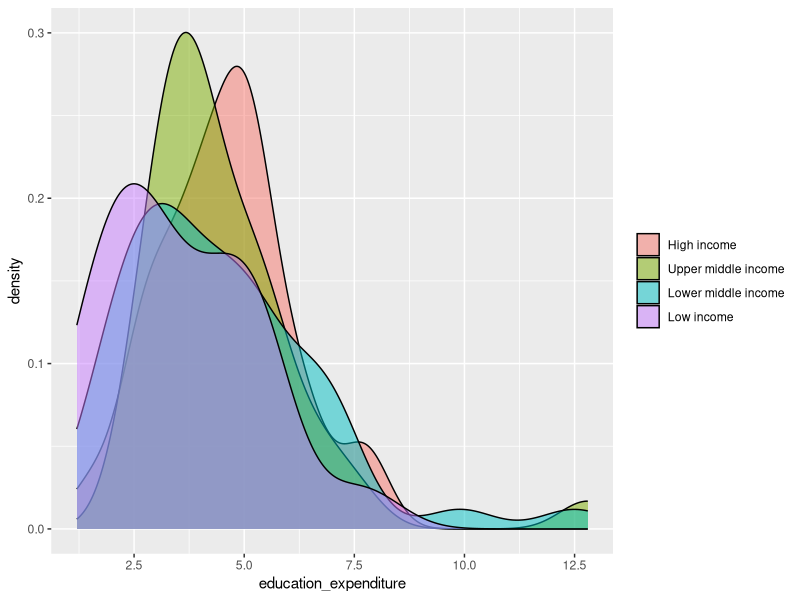
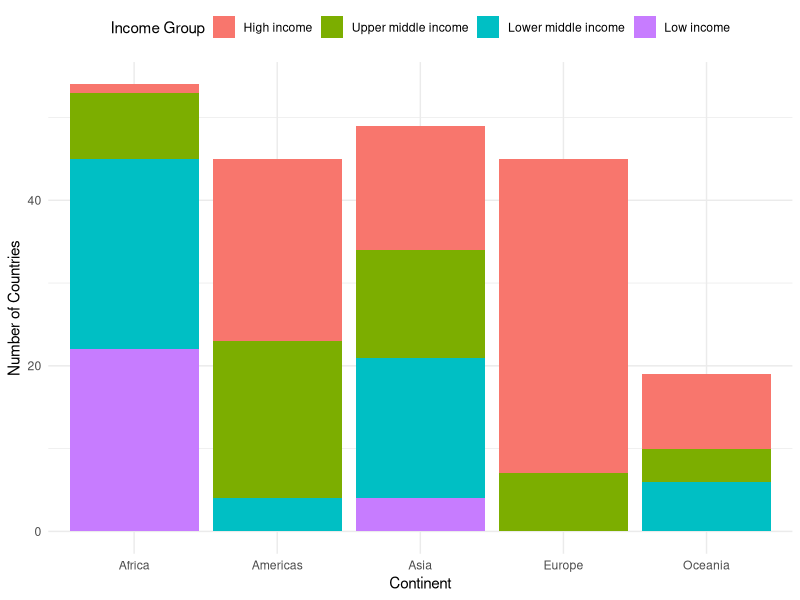
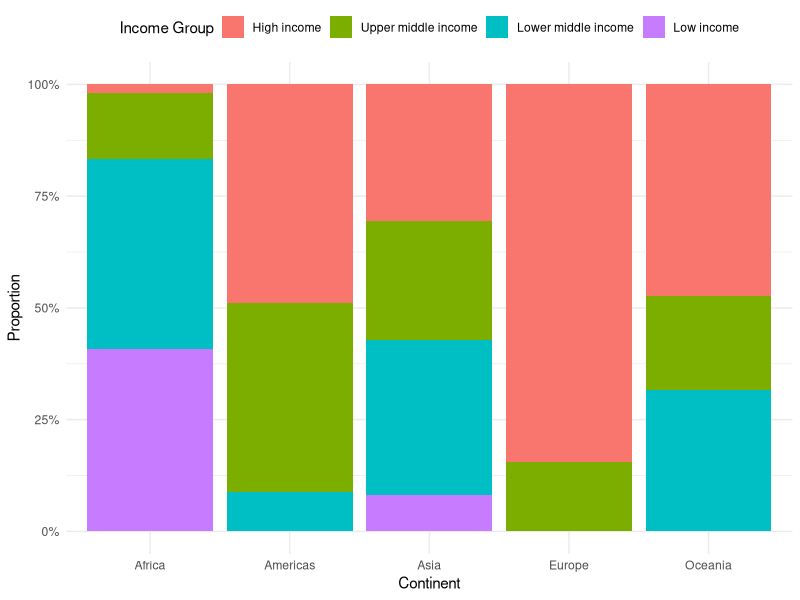
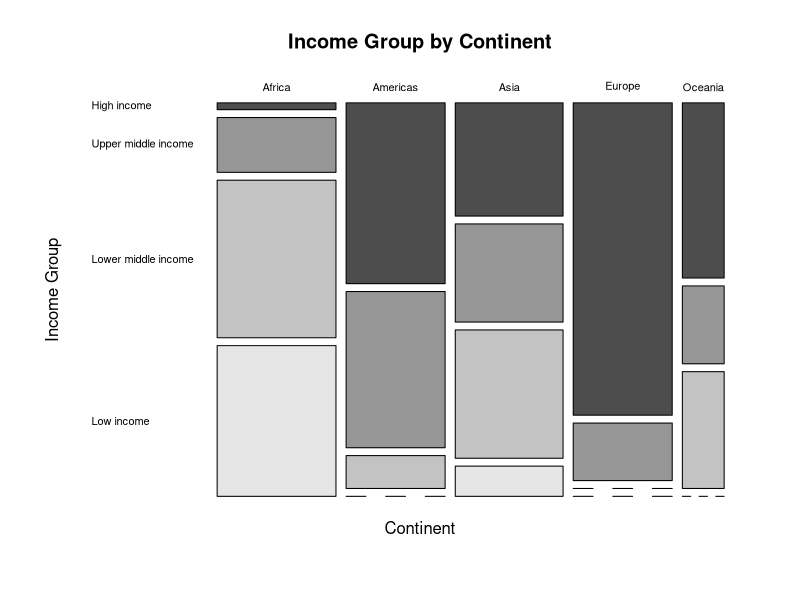
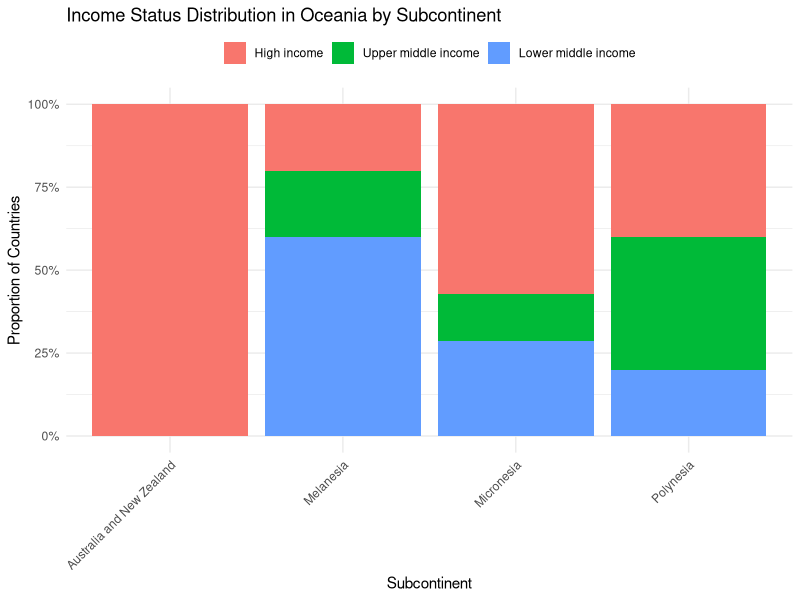
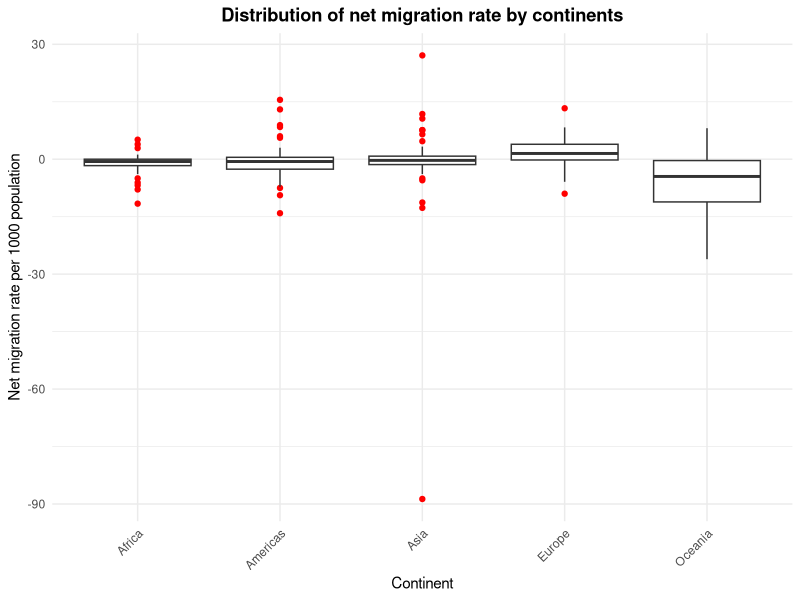
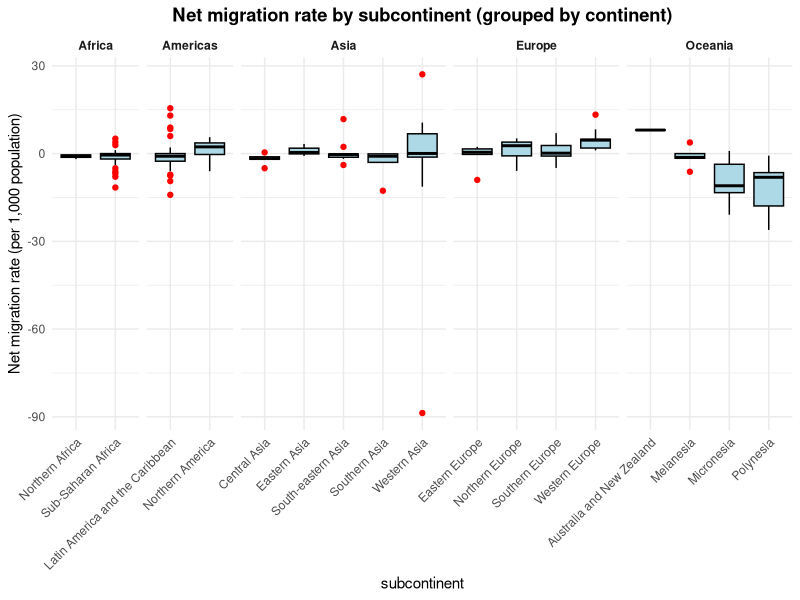
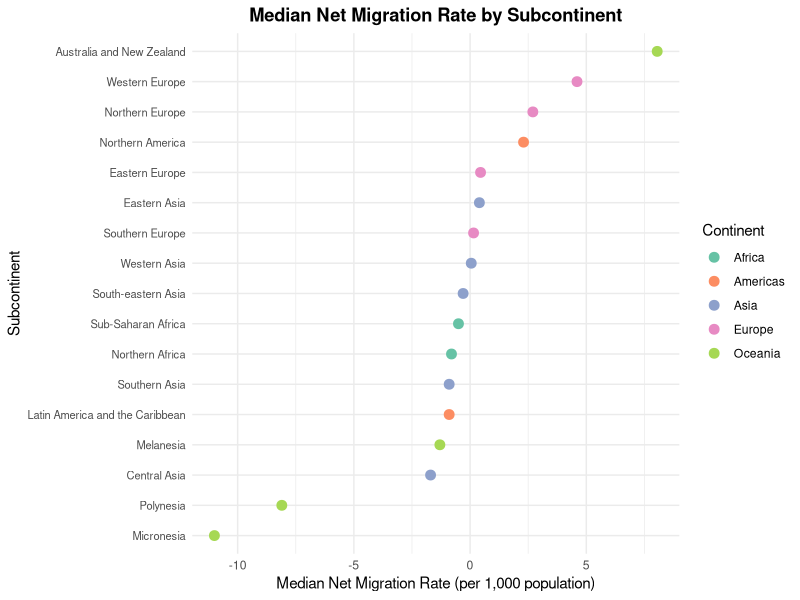

These figures' R source, in order:
## ---- chunk 1
knitr::opts_chunk$set(echo = FALSE)
## ---- chunk 2
library(ggplot2)
library(dplyr)
library(forcats)
## ---- chunk 3
data_case_study2 <- read.csv("world_data_2020_tidy.csv", header = TRUE, sep = ";")
head(data_case_study2)
nrow(data_case_study2)
data_case_study2 <- data_case_study2[data_case_study2$income_group != ".", ]
nrow(data_case_study2)
## ---- chunk 4
# transforming variables to numeric values
data_case_study2$education_expenditure <- as.numeric(gsub(",", ".", data_case_study2$education_expenditure))
data_case_study2$net_migration_rate <- as.numeric(gsub(",", ".", data_case_study2$net_migration_rate))
data_case_study2$youth_unempl_rate <- as.numeric(gsub(",", ".", data_case_study2$youth_unempl_rate))
nrow(data_case_study2)

# ordering income groups like in task
data_case_study2$income_group <- factor(
  data_case_study2[["income_group"]],
  levels = c("High income", "Upper middle income", "Lower middle income", "Low income")
)

# density plot
ggplot(data_case_study2, aes(x = education_expenditure, fill = income_group)) +
  geom_density(color = "black", alpha = 0.5) +
  scale_fill_discrete(name = NULL) 
  labs(x = "Education expenditure in % of GDP") +
  theme(
    legend.position = "top",
    legend.justification = "center",
    legend.title = element_blank()
  )
## ---- chunk 5
# stacked barplot with absolute frequencies with removed title of legend
ggplot(data_case_study2, aes(x = continent.x, fill = income_group)) +
  geom_bar(position = "stack") +
  labs(x = "Continent", y = "Number of Countries", fill = "Income Group") +
  theme_minimal() +
  theme(legend.position = "top")
## ---- chunk 6
# stacked barplot with relative frequencies with removed title of legend
ggplot(data_case_study2, aes(x = continent.x, fill = income_group)) +
  geom_bar(position = "fill") +
  labs(x = "Continent", y = "Proportion", fill = "Income Group") +
  scale_y_continuous(labels = scales::percent) +
  theme_minimal() +
  theme(legend.position = "top")
## ---- chunk 7
# contingency table for mosaic plot
tbl <- table(data_case_study2$continent.x, data_case_study2$income_group)

# mosaic plot
mosaicplot(tbl, main = "Income Group by Continent", xlab = "Continent", ylab = "Income Group", color = TRUE, las = 1)
## ---- chunk 8
# creating oceania  dataset
oceania_data <- data_case_study2 %>% 
  filter(continent.x == "Oceania", !is.na(subcontinent.x), !is.na(income_group))

# ordering incpome group data
oceania_data$income_group <- factor(oceania_data$income_group,
                                    levels = c("High income", "Upper middle income", 
                                               "Lower middle income", "Low income"))

# plotting relative frequencies of income group distribution
ggplot(oceania_data, aes(x = subcontinent.x, fill = income_group)) +
  geom_bar(position = "fill") +
  scale_y_continuous(labels = scales::percent_format()) +
  labs(x = "Subcontinent", 
       y = "Proportion of Countries", 
       fill = "Income Group",
       title = "Income Status Distribution in Oceania by Subcontinent") +
  theme_minimal() +
  theme(legend.position = "top",
        legend.title = element_blank(),
        axis.text.x = element_text(angle = 45, hjust = 1))
## ---- chunk 9
data_box <- data_case_study2 %>%
  filter(!is.na(continent.x), !is.na(net_migration_rate))

# boxplott by continent
ggplot(data_box, aes(x = continent.x, y = net_migration_rate)) +
  geom_boxplot(outlier.color = "red") +
  labs(
    title = "Distribution of net migration rate by continents",
    x = "Continent",
    y = "Net migration rate per 1000 population"
  ) +
  theme_minimal() +
  theme(
    axis.text.x = element_text(angle = 45, hjust = 1),
    plot.title = element_text(face = "bold", hjust = 0.5)
  )

asia_data <- data_box %>% filter(continent.x == "Asia")

# calc iqr ranges
q1 <- quantile(asia_data$net_migration_rate, 0.25, na.rm = TRUE)
q3 <- quantile(asia_data$net_migration_rate, 0.75, na.rm = TRUE)
iqr <- q3 - q1

lower_bound <- q1 - 1.5 * iqr
upper_bound <- q3 + 1.5 * iqr

# investigate outliers
asia_outliers <- asia_data %>%
  filter(net_migration_rate < lower_bound | net_migration_rate > upper_bound)

# biggest positive and negative outlier
asia_outliers %>%
  arrange(net_migration_rate) %>%
  select(country.x, net_migration_rate) %>%
  slice(c(1, n()))
## ---- chunk 10
migration_data <- data_case_study2 %>%
  filter(!is.na(continent.x), !is.na(subcontinent.x), !is.na(net_migration_rate))

# boxplott by subcontinent
ggplot(migration_data, aes(x = subcontinent.x, y = net_migration_rate)) +
  geom_boxplot(fill = "lightblue", color = "black", outlier.color = "red") +
  facet_grid(. ~ continent.x, scales = "free_x", space = "free_x") +
  labs(
    title = "Net migration rate by subcontinent (grouped by continent)",
    x = "subcontinent",
    y = "Net migration rate (per 1,000 population)"
  ) +
  theme_minimal() +
  theme(
    axis.text.x = element_text(angle = 45, hjust = 1),
    strip.text.x = element_text(face = "bold"),
    plot.title = element_text(face = "bold", hjust = 0.5)
  )
## ---- chunk 11

median_migration_subcontinent <- data_case_study2 %>%
  filter(!is.na(subcontinent.x) & subcontinent.x != "" & 
         !is.na(net_migration_rate) & 
         !is.na(continent.x) & continent.x != "") %>%
  group_by(continent.x, subcontinent.x) %>%
  summarise(median_net_migration = median(net_migration_rate, na.rm = TRUE), .groups = 'drop') %>%
  filter(!is.na(median_net_migration)) # Remove rows where median couldn't be calculated (e.g. all NAs)


ggplot(median_migration_subcontinent, 
       aes(x = median_net_migration, 
           y = fct_reorder(subcontinent.x, median_net_migration))) +
  geom_point(aes(color = continent.x), size = 3) + # 'size' makes points more visible
  scale_color_brewer(palette = "Set2", name = "Continent") + # Using a colorblind-friendly palette
  labs(
    title = "Median Net Migration Rate by Subcontinent",
    x = "Median Net Migration Rate (per 1,000 population)",
    y = "Subcontinent"
    # Legend title is set via scale_color_brewer's name argument
  ) +
  theme_minimal() + # A clean theme
  theme(
    plot.title = element_text(hjust = 0.5, face = "bold"), # Center title and make it bold
    axis.text.y = element_text(size = 8) # Adjust y-axis text if subregion names are long or many
  )
## ---- chunk 12
# Calculate median youth unemployment rate per subcontinent
median_unemployment_subcontinent <- data_case_study2 %>%
  filter(!is.na(subcontinent.x) & !is.na(youth_unempl_rate) & !is.na(continent.x)) %>%
  group_by(continent.x, subcontinent.x) %>%
  summarise(median_youth_unemployment = median(youth_unempl_rate, na.rm = TRUE), .groups = 'drop')

# Create the bar plot
ggplot(median_unemployment_subcontinent, aes(x = median_youth_unemployment, y = fct_reorder(subcontinent.x, median_youth_unemployment))) +
  geom_bar(aes(fill = continent.x), stat = "identity", alpha = 0.7) +
  scale_fill_brewer(palette = "Paired") + # Another example of a colorblind-friendly palette
  labs(
    title = "Median Youth Unemployment Rate by Subcontinent",
    x = "Median Youth Unemployment Rate (%)",
    y = "Subcontinent",
    fill = "Continent"
  ) +
  theme_bw() +
  theme(
    plot.title = element_text(face = "bold", hjust = 0.5),
    axis.text.y = element_text(size = 8) # Adjust y-axis text size if needed
  )
## ---- chunk 13
# Calculate median, 25th and 75th quantiles for youth unemployment rate per subcontinent
quantile_unemployment_subcontinent <- data_case_study2 %>%
  filter(!is.na(subcontinent.x) & !is.na(youth_unempl_rate) & !is.na(continent.x)) %>%
  group_by(continent.x, subcontinent.x) %>%
  summarise(
    median_youth_unemployment = median(youth_unempl_rate, na.rm = TRUE),
    q25_youth_unemployment = quantile(youth_unempl_rate, 0.25, na.rm = TRUE),
    q75_youth_unemployment = quantile(youth_unempl_rate, 0.75, na.rm = TRUE),
    .groups = 'drop'
  )

# Create the bar plot with error bars
ggplot(quantile_unemployment_subcontinent, aes(x = median_youth_unemployment, y = fct_reorder(subcontinent.x, median_youth_unemployment))) +
  geom_bar(aes(fill = continent.x), stat = "identity", alpha = 0.7) +
  geom_errorbar(aes(xmin = q25_youth_unemployment, xmax = q75_youth_unemployment), width = 0.2, color = "gray40") + # Added color for error bars
  scale_fill_brewer(palette = "Paired") +
  labs(
    title = "Median Youth Unemployment Rate by Subcontinent with IQR Error Bars",
    x = "Median Youth Unemployment Rate (%) (IQR Error Bars)",
    y = "Subcontinent",
    fill = "Continent"
  ) +
  theme_bw() +
  theme(
    plot.title = element_text(face = "bold", hjust = 0.5),
    axis.text.y = element_text(size = 8)
  )

## ---- chunk 14
 # Ensure income_group is an ordered factor if not already
data_case_study2$income_group <- factor(
data_case_study2$income_group,
levels = c("High income", "Upper middle income", "Lower middle income", "Low income")
 )

# Create the scatter plot
ggplot(data_case_study2 %>% filter(!is.na(education_expenditure) & !is.na(net_migration_rate) & !is.na(income_group)),
      aes(x = education_expenditure, y = net_migration_rate)) +
 geom_point(aes(color = income_group), alpha = 0.7) +
 geom_smooth(aes(color = income_group, fill = income_group), method = "lm", se = TRUE, alpha = 0.1) + # Use fill for SE ribbon
 scale_color_brewer(palette = "Dark2", name = "Income Status") +
 scale_fill_brewer(palette = "Dark2", name = "Income Status") + # Ensure fill matches color for consistent legend
 labs(
   title = "Education Expenditure vs. Net Migration Rate by Income Status",
   x = "Education Expenditure (% of GDP)",
   y = "Net Migration Rate (per 1,000 population)"
 ) +
 theme_minimal() +
 theme(
   plot.title = element_text(hjust = 0.5, face = "bold"),
   legend.position = "top" # Or "bottom", "left", "right" as preferred
 )
## ---- chunk 15
# Create the scatter plot for youth unemployment and net migration
ggplot(data_case_study2, aes(x = youth_unempl_rate, y = net_migration_rate)) +
  geom_point(aes(color = income_group), alpha = 0.7) +
  geom_smooth(aes(color = income_group, fill = income_group), method = "lm", se = TRUE, alpha = 0.1) +
  scale_color_brewer(palette = "Dark2", name = "Income Status") +
  scale_fill_brewer(palette = "Dark2", name = "Income Status") +
  labs(
    title = "Youth Unemployment vs. Net Migration Rate by Income Status",
    x = "Youth Unemployment Rate (%)",
    y = "Net Migration Rate (per 1,000 population)"
  ) +
  theme_minimal() +
  theme(
    plot.title = element_text(face = "bold", hjust = 0.5),
    legend.position = "top"
  )
